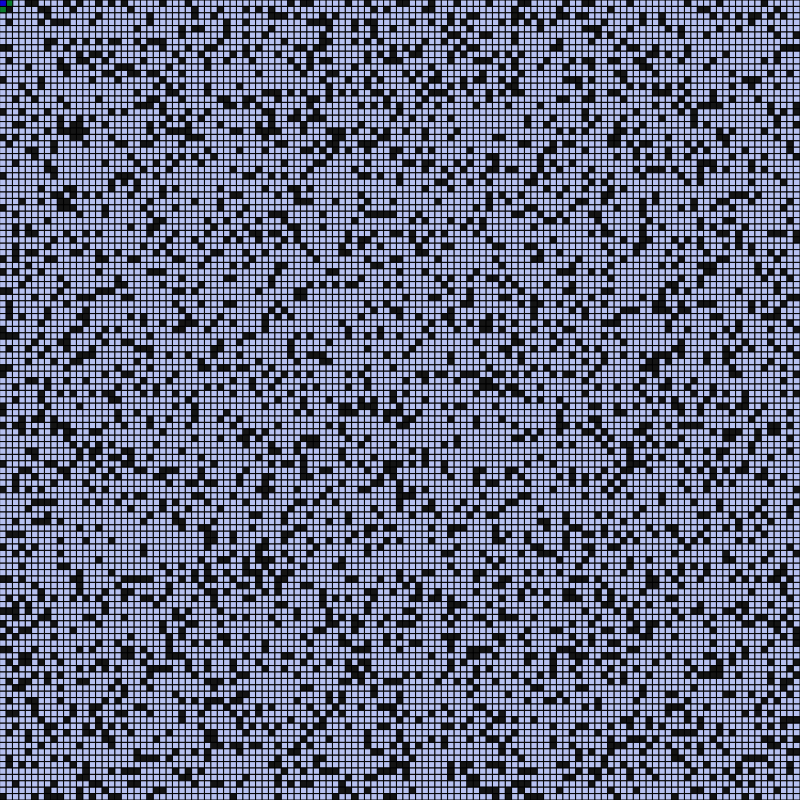
Frame 1 (no input)
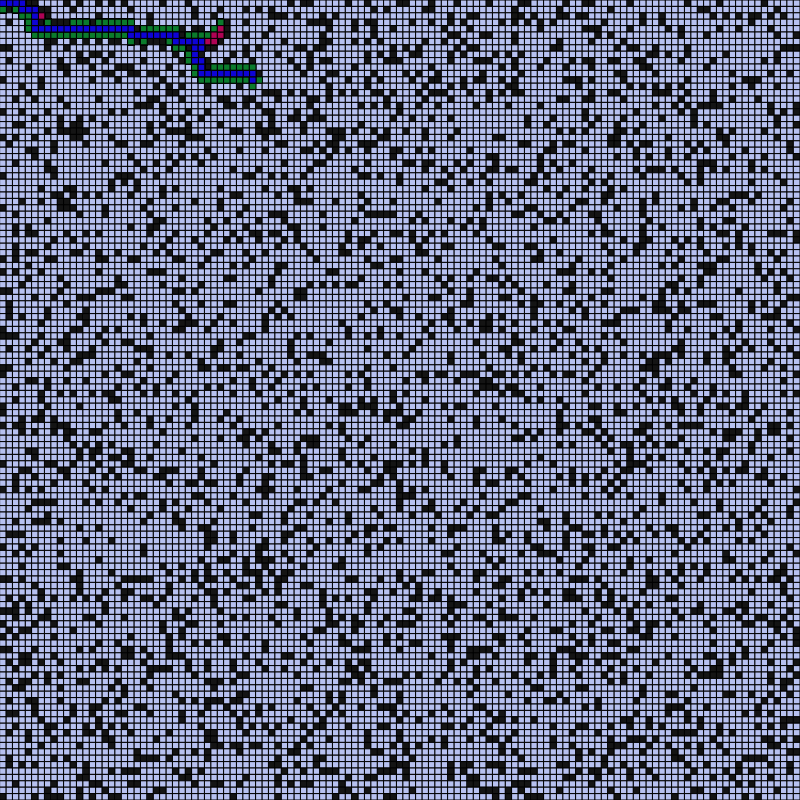
Frame 60 (no input)
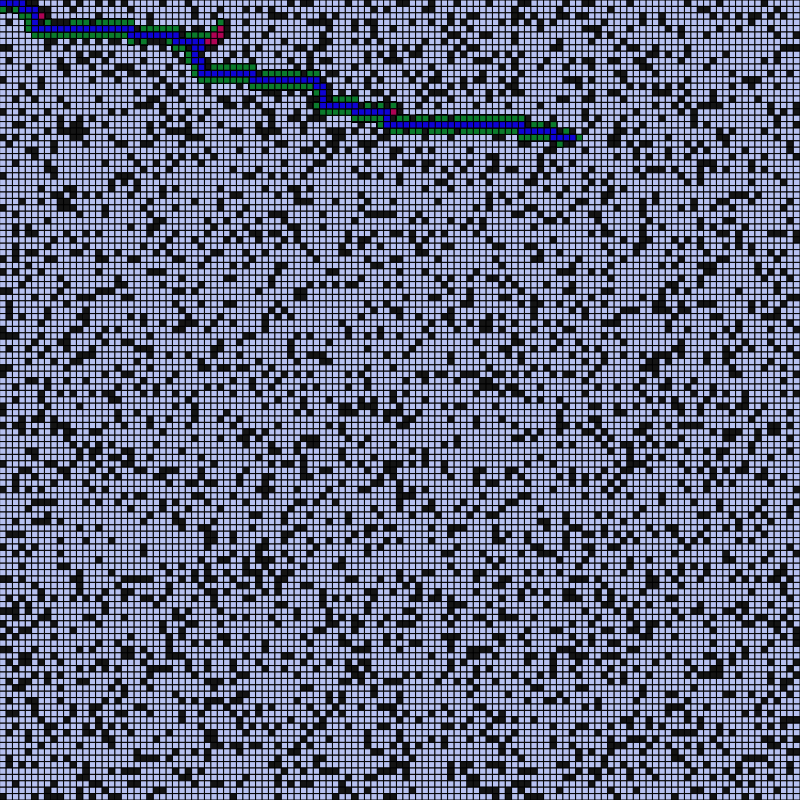
Frame 120 (the mouse pressed at the canvas centre since frame 60)

The p5.js sketch that drew these frames (run headless with seeded random() and noise() and a simulated clock; from frame 60 on, the mouse is pressed at the canvas centre):

// p5.js sketch
// ── sketch.js
const gridSize = 800;
const cols = 125;
const rows = 125;
let grid = [...Array(cols)].map(() => Array(rows).fill(0));
let openSet = [];
let closedSet = [];
let pathStart;
let pathEnd;
let path = [];

// class object for each square in the grid
class Spot {
  constructor(i, j) {
    this.x = i;
    this.y = j;
    this.f = 0;
    this.g = 0;
    this.h = 0;
    this.neighbours = [];
    this.previous = undefined;
    this.wall = false;
    if (random(1) < 0.2) {
      this.wall = true;
    }
  }

  show(col) {
    fill(col);
    if (this.wall) fill(20);
    strokeWeight(1);
    width = gridSize / cols;
    height = gridSize / rows;
    rect(this.x * width, this.y * height, width, height);
  }

  addNeighbours(grid) {
    // find neighbours of a node based on grid
    const i = this.x;
    const j = this.y;
    if (i < cols - 1 && !grid[i + 1][j].wall) {
      this.neighbours.push(grid[i + 1][j]);
    }
    if (i > 0 && !grid[i - 1][j].wall) {
      this.neighbours.push(grid[i - 1][j]);
    }
    if (j < rows - 1 && !grid[i][j + 1].wall) {
      this.neighbours.push(grid[i][j + 1]);
    }
    if (j > 0 && !grid[i][j - 1].wall) {
      this.neighbours.push(grid[i][j - 1]);
    }
  }
}

function setup() {
  createCanvas(gridSize, gridSize);

  // populate grid
  for (let i = 0; i < cols; i++) {
    for (let j = 0; j < rows; j++) {
      grid[i][j] = new Spot(i, j);
      grid[i][j].show(color(183, 193, 240));
    }
  }
  // populate neighbours
  for (let i = 0; i < cols; i++) {
    for (let j = 0; j < rows; j++) {
      grid[i][j].addNeighbours(grid);
    }
  }
  console.log("A*", grid);

  //initialize start and goal nodes
  pathStart = grid[0][0];
  pathEnd = grid[cols - 1][rows - 1];
  pathStart.wall = false;
  pathEnd.wall = false;

  // initalize algo by push
  openSet.push(pathStart);
}

function draw() {
  // algorithm loop
  if (openSet.length > 0) {
    let lowestScoreIndex = 0;
    // get lowest fScore index from all nodes in openSet
    for (let i = 0; i < openSet.length; i++) {
      if (openSet[i].f < openSet[lowestScoreIndex].f) {
        lowestScoreIndex = i;
      }
    }
    // current variable is the closest node from start
    let current = openSet[lowestScoreIndex];
    //console.log(grid[0][0].neighbours);
    // check if winner is the goal node
    if (openSet[lowestScoreIndex] === pathEnd) {
      noLoop();
      console.log("Done", path);
    }

    // remove current from openSet and add to closedSet
    openSet.splice(lowestScoreIndex, 1);
    closedSet.push(current);

    // evaluate neighbours
    let neighbours = current.neighbours;
    //console.log(current);
    for (let neighbour of neighbours) {
      // skip if neighbour already in closedSet
      if (closedSet.includes(neighbour) || neighbour.wall) {
        continue; // optional: create check flag in object
      }

      // calculate gScore based on distance from current node
      // update gScore if it is lower than an existing score
      // the 1 should be distance from current to neighbour
      let tempG = current.g + 1;
      if (tempG < neighbour.g) {
        neighbour.g = tempG;
      }
      // add neighbour to openSet if not in
      if (!openSet.includes(neighbour)) {
        openSet.push(neighbour);
      }

      // update heuristic score
      neighbour.h = heuristic(neighbour, pathEnd);
      neighbour.f = neighbour.g + neighbour.h;
      neighbour.previous = current;
    }

    //draw the path through backtrack
    path = [];
    let node = current;
    path.push(node);
    while (node.previous) {
      path.push(node.previous);
      node = node.previous;
    }

    // colour sets
    for (let i = 0; i < openSet.length; i++) {
      openSet[i].show(color(11, 123, 44));
    }
    for (let i = 0; i < closedSet.length; i++) {
      closedSet[i].show(color(174, 3, 84));
    }
    for (let i = 0; i < path.length; i++) {
      path[i].show(color(14, 3, 214));
    }
  }
}

// estimate heurstic score via distance
function heuristic(a, b) {
  //   let d = dist(a.x, a.y, b.x, b.y);
  let d = abs(a.x - b.x) + abs(a.y - b.y);
  return d;
}
